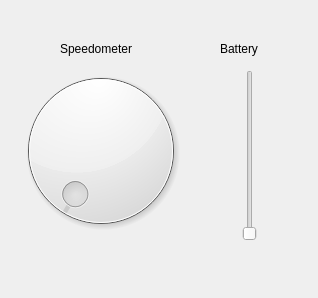
<?xml version="1.0" encoding="UTF-8"?>
<ui version="4.0">
 <class>Dialog</class>
 <widget class="QDialog" name="Dialog">
  <property name="geometry">
   <rect>
    <x>0</x>
    <y>0</y>
    <width>318</width>
    <height>298</height>
   </rect>
  </property>
  <property name="windowTitle">
   <string>Dialog</string>
  </property>
  <widget class="QDial" name="dial">
   <property name="geometry">
    <rect>
     <x>10</x>
     <y>60</y>
     <width>181</width>
     <height>181</height>
    </rect>
   </property>
  </widget>
  <widget class="QSlider" name="verticalSlider">
   <property name="geometry">
    <rect>
     <x>240</x>
     <y>70</y>
     <width>19</width>
     <height>171</height>
    </rect>
   </property>
   <property name="orientation">
    <enum>Qt::Vertical</enum>
   </property>
  </widget>
  <widget class="QLabel" name="label">
   <property name="geometry">
    <rect>
     <x>60</x>
     <y>40</y>
     <width>101</width>
     <height>17</height>
    </rect>
   </property>
   <property name="text">
    <string>Speedometer</string>
   </property>
  </widget>
  <widget class="QLabel" name="label_2">
   <property name="geometry">
    <rect>
     <x>220</x>
     <y>40</y>
     <width>62</width>
     <height>17</height>
    </rect>
   </property>
   <property name="text">
    <string>Battery</string>
   </property>
  </widget>
 </widget>
 <resources/>
 <connections/>
</ui>
